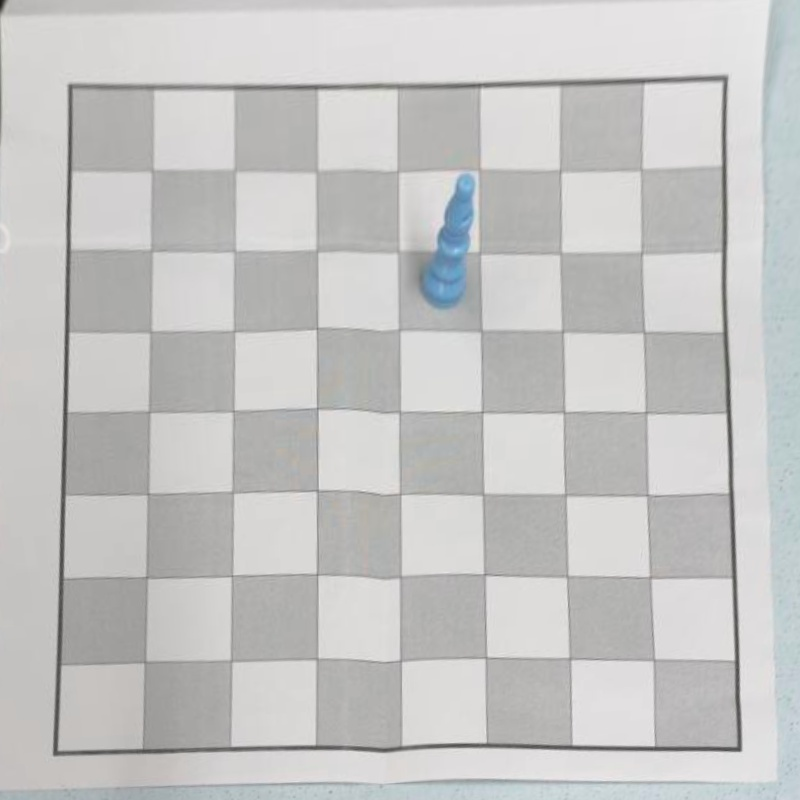
#> input picture src/datasets/dataset_yolo_warp_colour/images/train/frame_0001_20251104_215454.jpg, 800 x 800 px
$ python create_kaggle_contours.py   (older library calls are emulated)
#> lines starting #> are read from the running program, lines starting #| are printed output that depends on the picture; after the words box and inside, x2 and y2 are one past the last pixel; in counts of white or black regions, pixels touching at a corner belong together
#> in preprocess_dataset, image is the input picture: shape (800, 800, 3); mean B, G, R 196, 196.8, 196.8
#> in detect_edges_laplacian, `hsv = cv2.cvtColor(im, cv2.COLOR_BGR2HSV)`: hsv: shape (800, 800, 3); mean H, S, V 53.8, 4.9, 198.2
### src/training/split_dataset_for_YOLO_contour.py
import os
import shutil
import random
import cv2
import numpy as np
from pathlib import Path

source_dir = Path("../final_dataset")
output_dir = Path("datasets/dataset_yolo_warp_contour")

train_ratio = 0.7
val_ratio = 0.2
test_ratio = 0.1

def get_mask(hsv_im):
    # Cream mask for white pieces
    lower_cream = np.array([90, 50, 50])
    upper_cream = np.array([130, 255, 255])
    mask_cream = cv2.inRange(hsv_im, lower_cream, upper_cream)
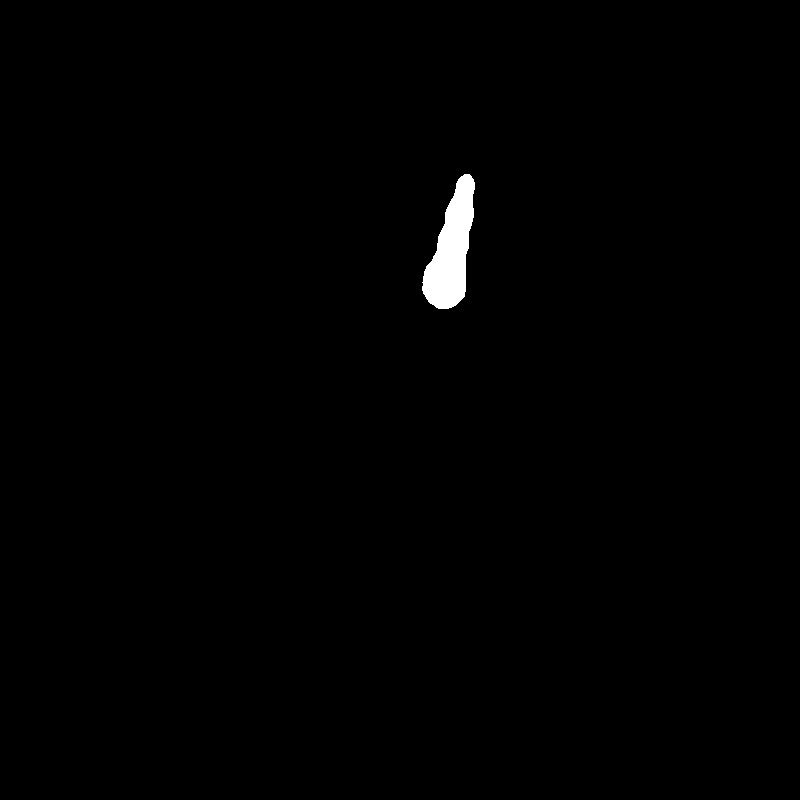
#> mask_cream: shape (800, 800); 0.63% white; 1 white region, box (x1, y1, x2, y2) and area: (422, 174, 475, 309) 4054

    # Dark brown/black for black pieces
    lower_dark = np.array([0, 0, 0])
    upper_dark = np.array([180, 255, 60])
    mask_dark = cv2.inRange(hsv_im, lower_dark, upper_dark)
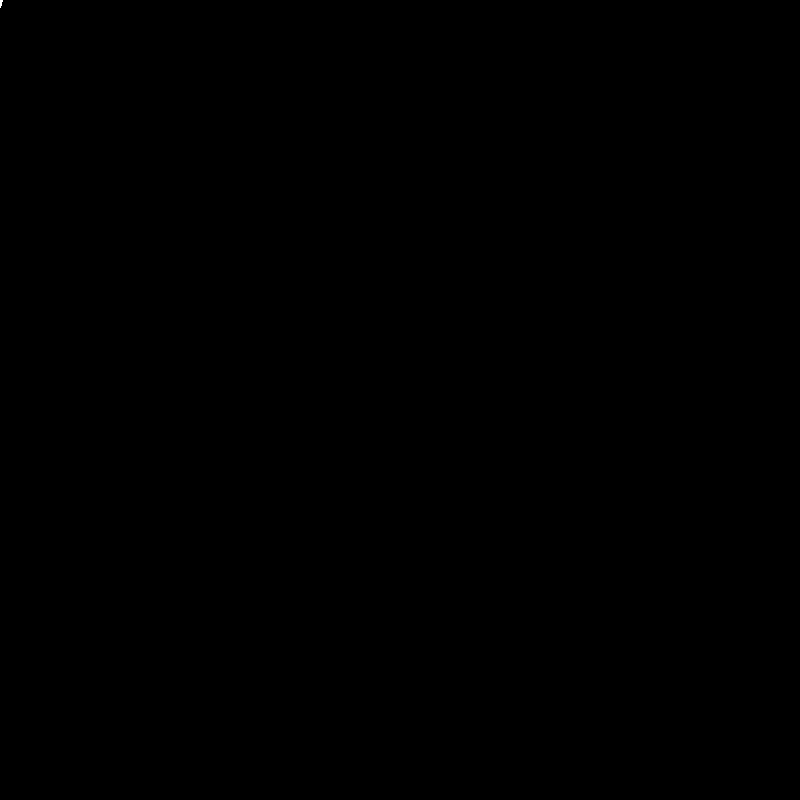
#> mask_dark: shape (800, 800); 0% white; 1 white region (1 under 20 px)

    # Brown mask for properly including all black pieces
    lower_brown = np.array([5, 30, 30])
    upper_brown = np.array([25, 255, 150])
    mask_brown = cv2.inRange(hsv_im, lower_brown, upper_brown)
#> mask_brown: shape (800, 800); 0% white; 1 white region (1 under 20 px)

    # Combine all masks
    combined_mask = cv2.bitwise_or(mask_cream, mask_dark)
#> combined_mask: shape (800, 800); 0.64% white; 2 white regions (1 under 20 px), largest, box (x1, y1, x2, y2) and area: (422, 174, 475, 309) 4054
    combined_mask = cv2.bitwise_or(combined_mask, mask_brown)

    # Morphological operation to clean mask
    kernel_clean = np.ones((5, 5), np.uint8)
    combined_mask = cv2.morphologyEx(combined_mask, cv2.MORPH_CLOSE, kernel_clean, iterations=2)
#> combined_mask: shape (800, 800); 0.64% white; 2 white regions (1 under 20 px), largest, box (x1, y1, x2, y2) and area: (422, 174, 475, 309) 4057
    combined_mask = cv2.morphologyEx(combined_mask, cv2.MORPH_OPEN, kernel_clean, iterations=1)
#> combined_mask: shape (800, 800); 0.63% white; 1 white region, box (x1, y1, x2, y2) and area: (422, 174, 475, 309) 4057

    return combined_mask

def detect_edges_laplacian(im):
    # Convert to HSV for better color masking
    hsv = cv2.cvtColor(im, cv2.COLOR_BGR2HSV)
    combined_mask = get_mask(hsv)

    # Convert to grayscale
    gray = cv2.cvtColor(im, cv2.COLOR_BGR2GRAY)

    # Apply the color mask to the grayscale image
    gray_masked = cv2.bitwise_and(gray, gray, mask=combined_mask)

    # Apply Laplacian on masked image
    laplacian = cv2.Laplacian(gray_masked, cv2.CV_64F, ksize=5)
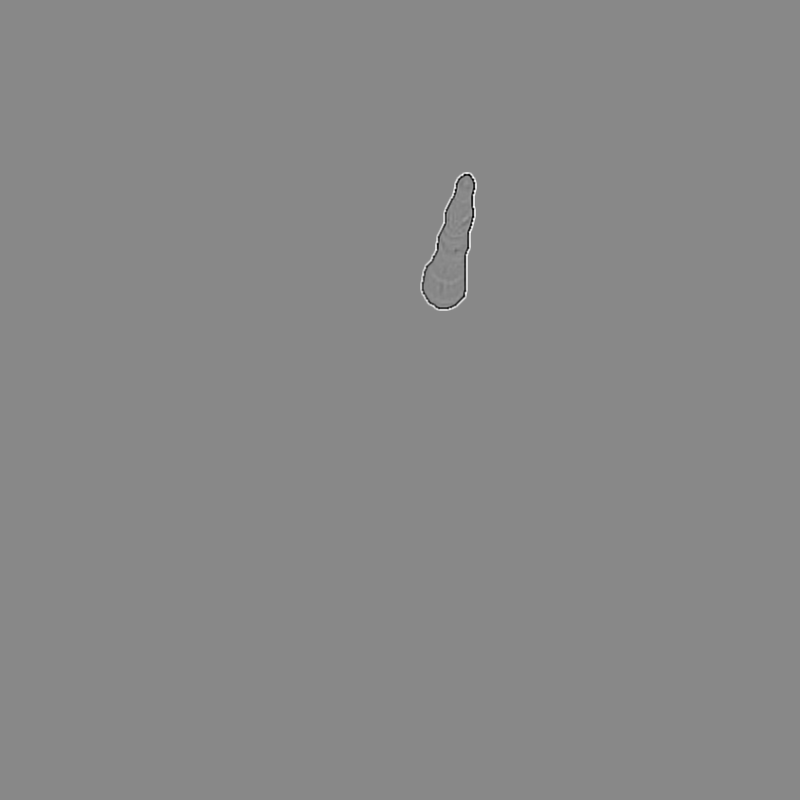
#> laplacian: shape (800, 800) float64; min -4442, max 3834, mean 0; drawn with min black and max white

    # Convert to absolute values and normalise
    laplacian = np.absolute(laplacian)
    laplacian = cv2.normalize(laplacian, None, 0, 255, cv2.NORM_MINMAX, dtype=cv2.CV_8U)

    # Threshold
    _, binary = cv2.threshold(laplacian, 30, 255, cv2.THRESH_BINARY)
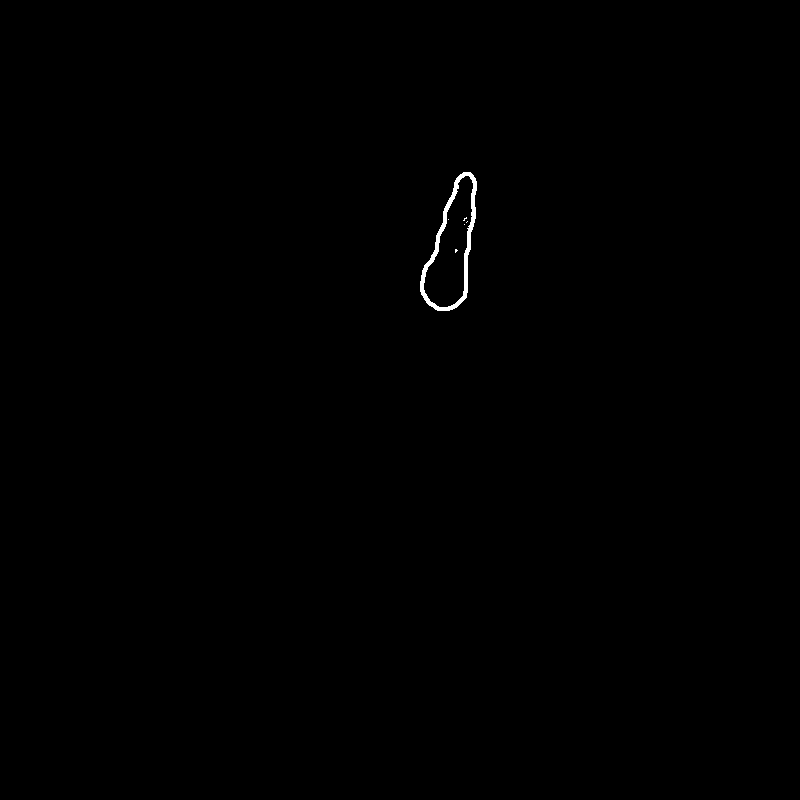
#> binary: shape (800, 800); 0.21% white; 6 white regions (5 under 20 px), largest, box (x1, y1, x2, y2) and area: (420, 172, 477, 311) 1342

    # Apply color mask again to ensure masked regions stay removed
    binary = cv2.bitwise_and(binary, binary, mask=combined_mask)
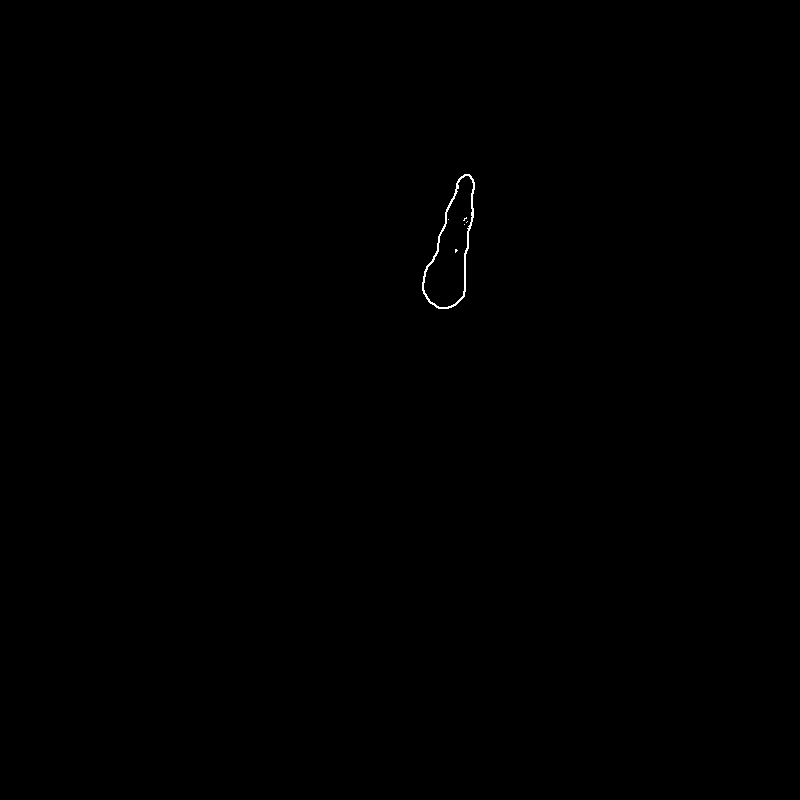
#> binary: shape (800, 800); 0.11% white in thin lines or dots, all inside (x1, y1, x2, y2) = (422, 174, 475, 309)

    # Cleaning up the contour result again
    kernel = np.ones((2, 2), np.uint8)
    binary = cv2.morphologyEx(binary, cv2.MORPH_CLOSE, kernel, iterations=1)
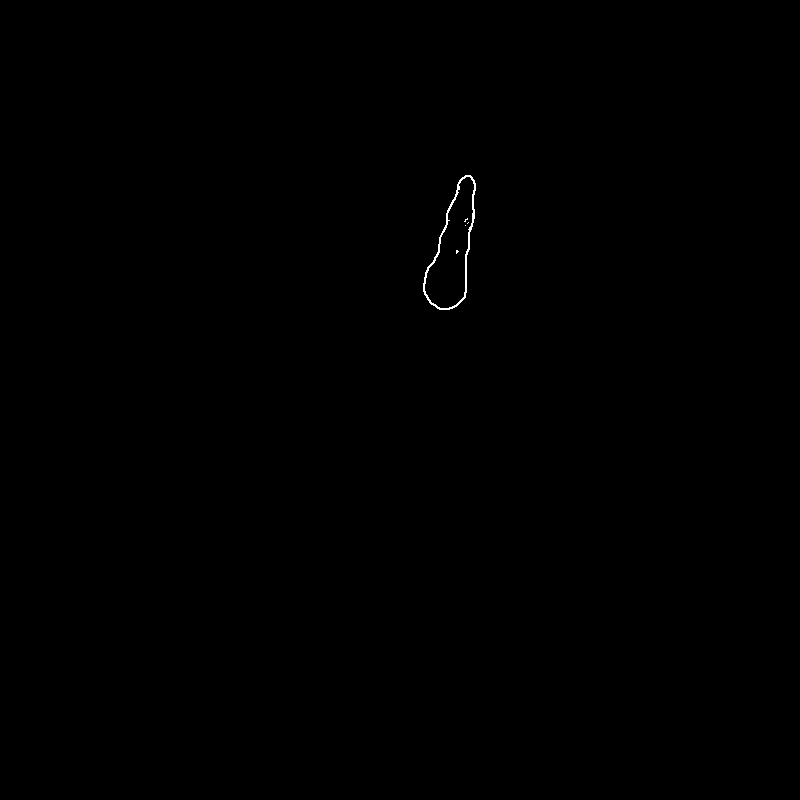
#> binary: shape (800, 800); 0.11% white in thin lines or dots, all inside (x1, y1, x2, y2) = (423, 175, 476, 310)

    return binary

def preprocess_image(img):
    edges = detect_edges_laplacian(img)
    edges_bgr = cv2.cvtColor(edges, cv2.COLOR_GRAY2BGR)
#> pass 3 of the loop in preprocess_dataset, `for split in splits:`:
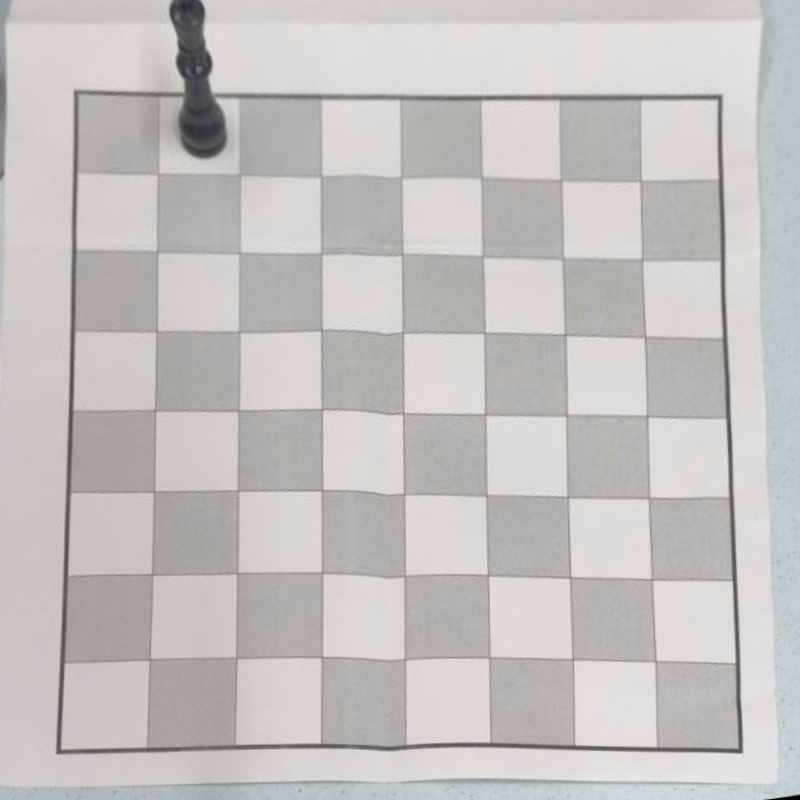
#> input picture src/datasets/dataset_yolo_warp_colour/images/test/frame_0010_20251104_205554.jpg, 800 x 800 px
#> in preprocess_dataset, image is the input picture: shape (800, 800, 3); mean B, G, R 191.8, 194, 195.6
#> hsv: shape (800, 800, 3); mean H, S, V 27.4, 7.3, 196.5
#> mask_cream: shape (800, 800); every value is 0
#> in get_mask (call 2), `mask_dark = cv2.inRange(hsv_im, lower_dark, upper_dark)`:
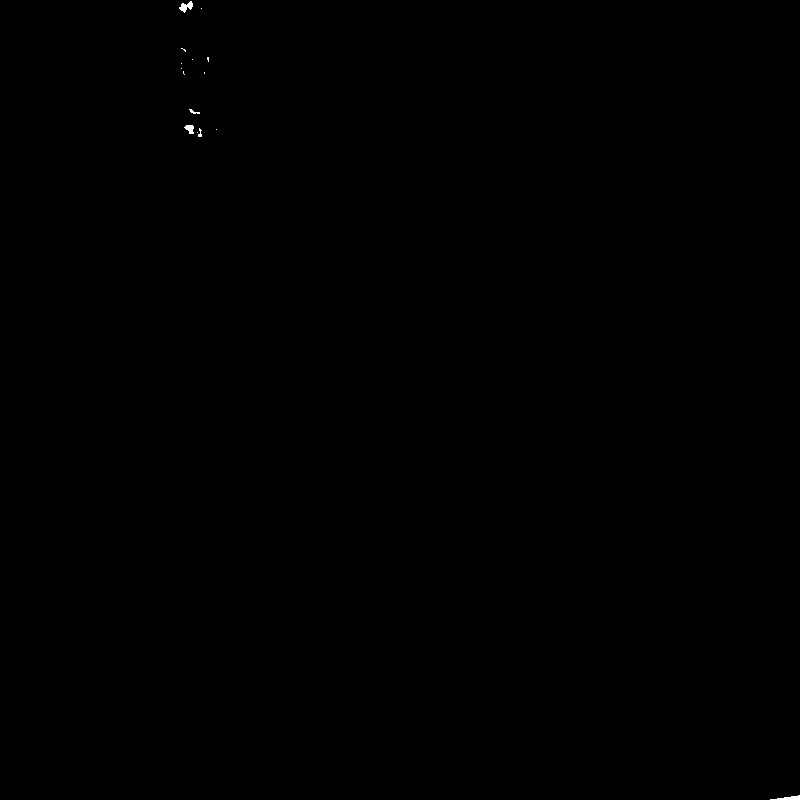
#> mask_dark: shape (800, 800); 0.05% white; 15 white regions (10 under 20 px), largest, box (x1, y1, x2, y2) and area: (179, 1, 193, 13) 87, (770, 795, 800, 800) 80, (184, 125, 194, 134) 61, (189, 109, 200, 114) 25, (198, 128, 202, 137) 21
#> edges_bgr: shape (800, 800, 3); 0.03% white in thin lines or dots, all inside (x1, y1, x2, y2) = (182, 0, 796, 800)
    return edges_bgr


# Function to get the bounding box needed for yolo
# [65 lines left out: function detect_object_bbox, not called in this run]

# [93 lines that do not run on import are left out]

### src/testing/create_kaggle_contours.py
import cv2
import numpy as np
from pathlib import Path
from tqdm import tqdm
import shutil
import yaml
from ..training.split_dataset_for_YOLO_contour import preprocess_image

def preprocess_dataset(input_dir, output_dir, copy_labels=True):
    input_path = Path(input_dir)
    output_path = Path(output_dir)

    # Check if input data.yaml exists
    input_yaml = input_path / "data.yaml"

    if not input_yaml.exists():
        return

    # Load yaml paths
    with open(input_yaml, 'r') as f:
        config = yaml.safe_load(f)

    # Process each split
    splits = ['train', 'val', 'test']

    for split in splits:
        if split not in config:
            continue

        print(f"\n{'='*70}")
        print(f"Processing {split.upper()} split")
        print('='*70)

        # Get image directory
        img_dir = input_path / "images" / split

        if not img_dir.exists():
            continue

        # Create output directories
        output_img_dir = output_path / "images" / split
        output_img_dir.mkdir(parents=True, exist_ok=True)

        if copy_labels:
            label_dir = input_path / "labels" / split
            output_label_dir = output_path / "labels" / split
            output_label_dir.mkdir(parents=True, exist_ok=True)

        # Get all images
        image_files = list(img_dir.glob('*.jpg')) + list(img_dir.glob('*.jpeg')) + list(img_dir.glob('*.png')) + list(img_dir.glob('*.bmp'))

        print(f"Found {len(image_files)} images")

        for img_path in tqdm(image_files, desc=f"Preprocessing {split}"):
            # Read image
            image = cv2.imread(str(img_path))

            # Apply same preprocessing as training
            preprocessed = preprocess_image(image)
            output_img_path = output_img_dir / img_path.name
            cv2.imwrite(str(output_img_path), preprocessed)

            # Copy corresponding label
            if copy_labels:
                label_path = label_dir / (img_path.stem + '.txt')
                if label_path.exists():
                    output_label_path = output_label_dir / (img_path.stem + '.txt')
                    shutil.copy2(label_path, output_label_path)


    # Copy data.yaml
    output_yaml = output_path / "data.yaml"

    # Update path in config
    new_config = config.copy()
    new_config['path'] = str(output_path.absolute())

    with open(output_yaml, 'w') as f:
        yaml.dump(new_config, f, default_flow_style=False)

if __name__ == "__main__":
    preprocess_dataset(
        input_dir='datasets/kaggle_dataset_warped_remapped',
        output_dir='datasets/kaggle_dataset_warped_remapped_contours',
        copy_labels=True
    )
